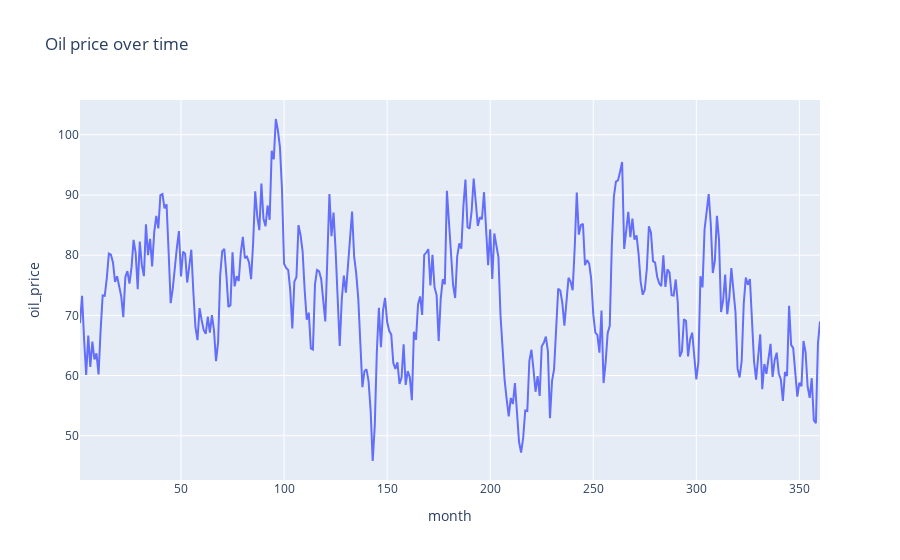
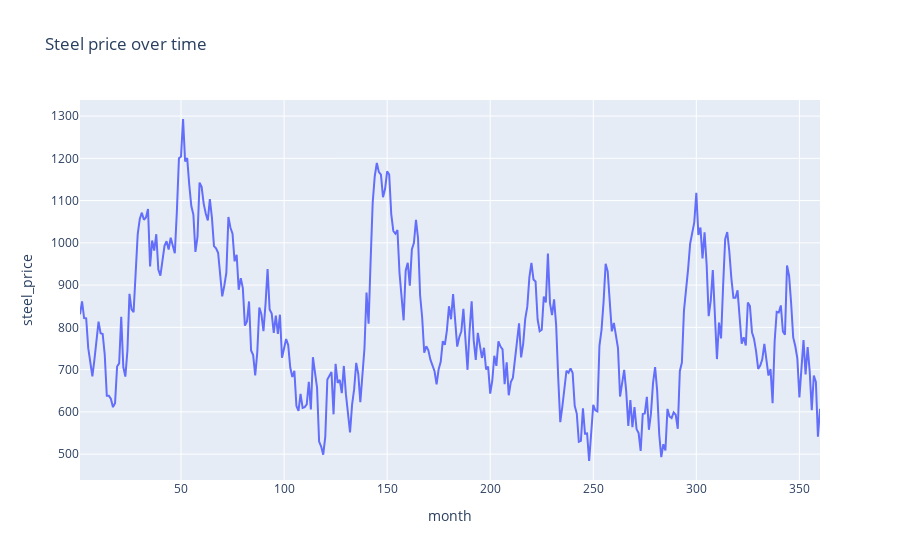
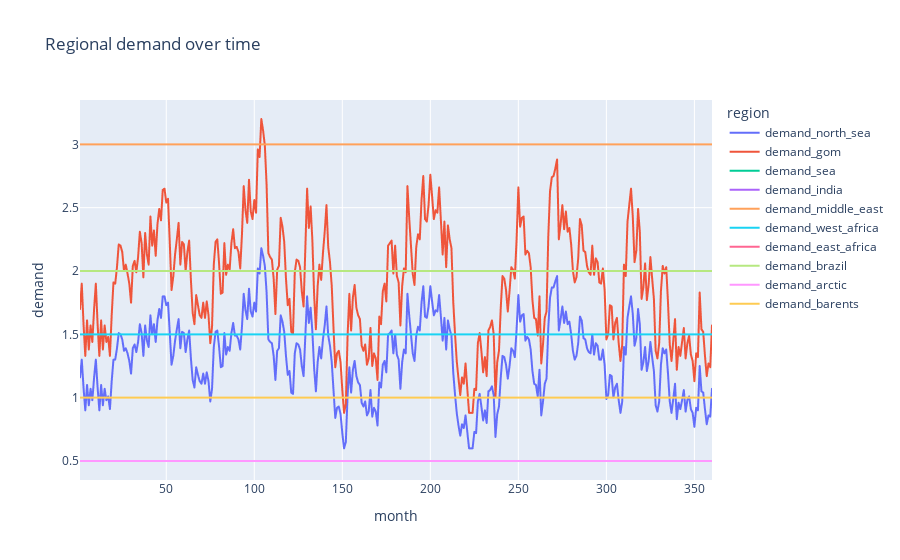
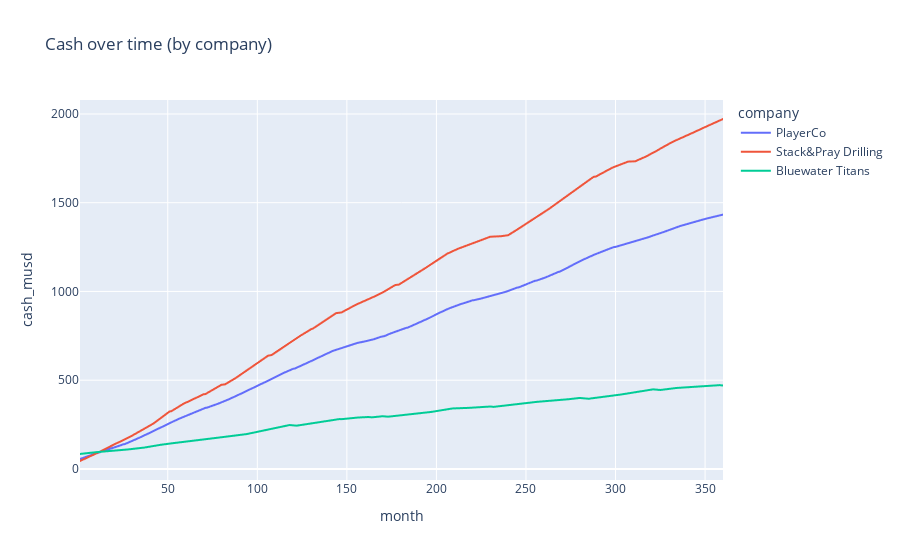

Write notebook code for charts like these, in order.
### Code cell
# Ensure types
df["month"] = df["month"].astype(int)
for c in ["oil_price", "steel_price", "cash_musd"] + ["demand_north_sea", "demand_gom", "demand_sea", "demand_india", "demand_middle_east", "demand_west_africa", "demand_east_africa", "demand_brazil", "demand_arctic", "demand_barents"]:

    df[c] = pd.to_numeric(df[c], errors="coerce")

# Derived metrics
df["rigs_total"] = df["rigs_active"] + df["rigs_warm"] + df["rigs_cold"]
df["utilisation"] = np.where(df["rigs_total"] > 0, df["rigs_active"] / df["rigs_total"], np.nan)

# Market table (unique per month)
market = (
    df[["month", "oil_price", "steel_price"] + ["demand_north_sea", "demand_gom", "demand_sea", "demand_india", "demand_middle_east", "demand_west_africa", "demand_east_africa", "demand_brazil", "demand_arctic", "demand_barents"]]
    .drop_duplicates()
    .sort_values("month")
)

# Latest snapshot per company
latest = df.sort_values("month").groupby("company").tail(1).sort_values("cash_musd", ascending=False)

# ================
# CHARTS
# ================

# 1) Oil price over time
fig = px.line(market, x="month", y="oil_price", title="Oil price over time")
fig.show()

# Steel price over time
fig = px.line(market, x="month", y="steel_price", title="Steel price over time")
fig.show()

# 2) Demand over time (both regions)
m2 = market.melt(id_vars=["month"], value_vars=["demand_north_sea", "demand_gom", "demand_sea", "demand_india", "demand_middle_east", "demand_west_africa", "demand_east_africa", "demand_brazil", "demand_arctic", "demand_barents"], var_name="region", value_name="demand")
fig = px.line(m2, x="month", y="demand", color="region", title="Regional demand over time")
fig.show()

# 3) Company cash over time
fig = px.line(df, x="month", y="cash_musd", color="company", title="Cash over time (by company)")
fig.show()

# 4) Cash indexed to 100 at first month (growth view)
base = df.sort_values("month").groupby("company").first().reset_index()[["company", "cash_musd"]].rename(columns={"cash_musd": "cash0"})
df_idx = df.merge(base, on="company", how="left")
df_idx["cash_index"] = 100 * df_idx["cash_musd"] / df_idx["cash0"]
fig = px.line(df_idx, x="month", y="cash_index", color="company", title="Cash indexed (start = 100)")
fig.show()

# 5) Utilisation over time
fig = px.line(df, x="month", y="utilisation", color="company", title="Utilisation over time (active / total rigs)")
fig.update_yaxes(tickformat=".0%")
fig.show()

# 6) Fleet state counts over time (stacked area per company)
long_rigs = df.melt(
    id_vars=["month", "company"],
    value_vars=["rigs_active", "rigs_warm", "rigs_cold"],
    var_name="state",
    value_name="count",
)
fig = px.area(
    long_rigs,
    x="month",
    y="count",
    color="state",
    facet_row="company",
    title="Fleet state over time (stacked, per company)",
)
fig.for_each_annotation(lambda a: a.update(text=a.text.split("=")[-1]))
fig.show()

# 7) End-of-sim cash bar chart
fig = px.bar(latest, x="company", y="cash_musd", title="End-of-sim cash ($m) by company")
fig.show()

# 8) Scatter: oil price vs demand (lag intuition)
fig = px.scatter(market, x="oil_price", y="demand_north_sea", title="Oil price vs Demand (North Sea)", trendline="ols")
fig.show()
fig = px.scatter(market, x="oil_price", y="demand_gom", title="Oil price vs Demand (GOM)", trendline="ols")
fig.show()

# 9) Scatter: demand vs cash (per company)
fig = px.scatter(
    df,
    x="demand_gom",
    y="cash_musd",
    color="company",
    title="Cash vs Demand (GOM) by company",
)
fig.show()

# 10) Heatmap: cash by company & month
pivot_cash = df.pivot_table(index="company", columns="month", values="cash_musd", aggfunc="mean")
fig = px.imshow(
    pivot_cash,
    aspect="auto",
    title="Heatmap: cash ($m) by company (rows) and month (columns)",
)
fig.show()

# 11) Rolling volatility of oil (3-month rolling std)
market2 = market.copy()
market2["oil_roll_std_3"] = market2["oil_price"].rolling(3).std()
fig = px.line(market2, x="month", y="oil_roll_std_3", title="Oil price volatility (3-month rolling std)")
fig.show()

# 12) Rolling cash change (delta) per company
df_delta = df.sort_values(["company", "month"]).copy()
df_delta["cash_delta"] = df_delta.groupby("company")["cash_musd"].diff()
fig = px.line(df_delta, x="month", y="cash_delta", color="company", title="Monthly cash change ($m)")
fig.show()

# 13) Distribution: monthly cash change
fig = px.histogram(df_delta.dropna(subset=["cash_delta"]), x="cash_delta", color="company", barmode="overlay",
                   title="Distribution of monthly cash changes ($m)")
fig.show()

# 14) Rank over time: who’s leading in cash?
ranks = df.copy()
ranks["rank"] = ranks.groupby("month")["cash_musd"].rank(ascending=False, method="dense")
fig = px.line(ranks, x="month", y="rank", color="company", title="Cash rank over time (1 = richest)")
fig.update_yaxes(autorange="reversed", dtick=1)
fig.show()

print("✅ Loaded rows:", len(df))
print("✅ Companies:", df['company'].nunique())
print("✅ Months:", df['month'].nunique())

### Figure 1 — Plotly figure (JSON) as saved in the notebook; plotly's stock layout.template omitted (floating-point values rounded to 4 significant figures; data arrays with more than 128 entries replaced by an {"elided": "..."} marker saying what was removed)
{"data": [{"hovertemplate": "month=%{x}<br>oil_price=%{y}<extra></extra>", "legendgroup": "", "line": {"color": "#636efa", "dash": "solid"}, "marker": {"symbol": "circle"}, "mode": "lines", "name": "", "orientation": "v", "showlegend": false, "type": "scatter", "x": {"elided": "360 int values"}, "xaxis": "x", "y": {"elided": "360 float values"}, "yaxis": "y"}], "layout": {"legend": {"tracegroupgap": 0}, "title": {"text": "Oil price over time"}, "xaxis": {"anchor": "y", "domain": [0, 1], "title": {"text": "month"}}, "yaxis": {"anchor": "x", "domain": [0, 1], "title": {"text": "oil_price"}}}}

### Figure 2 — Plotly figure (JSON) as saved in the notebook; plotly's stock layout.template omitted (floating-point values rounded to 4 significant figures; data arrays with more than 128 entries replaced by an {"elided": "..."} marker saying what was removed)
{"data": [{"hovertemplate": "month=%{x}<br>steel_price=%{y}<extra></extra>", "legendgroup": "", "line": {"color": "#636efa", "dash": "solid"}, "marker": {"symbol": "circle"}, "mode": "lines", "name": "", "orientation": "v", "showlegend": false, "type": "scatter", "x": {"elided": "360 int values"}, "xaxis": "x", "y": {"elided": "360 float values"}, "yaxis": "y"}], "layout": {"legend": {"tracegroupgap": 0}, "title": {"text": "Steel price over time"}, "xaxis": {"anchor": "y", "domain": [0, 1], "title": {"text": "month"}}, "yaxis": {"anchor": "x", "domain": [0, 1], "title": {"text": "steel_price"}}}}

### Figure 3 — Plotly figure (JSON) as saved in the notebook; plotly's stock layout.template omitted (floating-point values rounded to 4 significant figures; data arrays with more than 128 entries replaced by an {"elided": "..."} marker saying what was removed)
{"data": [{"hovertemplate": "region=demand_north_sea<br>month=%{x}<br>demand=%{y}<extra></extra>", "legendgroup": "demand_north_sea", "line": {"color": "#636efa", "dash": "solid"}, "marker": {"symbol": "circle"}, "mode": "lines", "name": "demand_north_sea", "showlegend": true, "type": "scattergl", "x": {"elided": "360 int values"}, "xaxis": "x", "y": {"elided": "360 float values"}, "yaxis": "y"}, {"hovertemplate": "region=demand_gom<br>month=%{x}<br>demand=%{y}<extra></extra>", "legendgroup": "demand_gom", "line": {"color": "#EF553B", "dash": "solid"}, "marker": {"symbol": "circle"}, "mode": "lines", "name": "demand_gom", "showlegend": true, "type": "scattergl", "x": {"elided": "360 int values"}, "xaxis": "x", "y": {"elided": "360 float values"}, "yaxis": "y"}, {"hovertemplate": "region=demand_sea<br>month=%{x}<br>demand=%{y}<extra></extra>", "legendgroup": "demand_sea", "line": {"color": "#00cc96", "dash": "solid"}, "marker": {"symbol": "circle"}, "mode": "lines", "name": "demand_sea", "showlegend": true, "type": "scattergl", "x": {"elided": "360 int values"}, "xaxis": "x", "y": {"elided": "360 float values"}, "yaxis": "y"}, {"hovertemplate": "region=demand_india<br>month=%{x}<br>demand=%{y}<extra></extra>", "legendgroup": "demand_india", "line": {"color": "#ab63fa", "dash": "solid"}, "marker": {"symbol": "circle"}, "mode": "lines", "name": "demand_india", "showlegend": true, "type": "scattergl", "x": {"elided": "360 int values"}, "xaxis": "x", "y": {"elided": "360 float values"}, "yaxis": "y"}, {"hovertemplate": "region=demand_middle_east<br>month=%{x}<br>demand=%{y}<extra></extra>", "legendgroup": "demand_middle_east", "line": {"color": "#FFA15A", "dash": "solid"}, "marker": {"symbol": "circle"}, "mode": "lines", "name": "demand_middle_east", "showlegend": true, "type": "scattergl", "x": {"elided": "360 int values"}, "xaxis": "x", "y": {"elided": "360 float values"}, "yaxis": "y"}, {"hovertemplate": "region=demand_west_africa<br>month=%{x}<br>demand=%{y}<extra></extra>", "legendgroup": "demand_west_africa", "line": {"color": "#19d3f3", "dash": "solid"}, "marker": {"symbol": "circle"}, "mode": "lines", "name": "demand_west_africa", "showlegend": true, "type": "scattergl", "x": {"elided": "360 int values"}, "xaxis": "x", "y": {"elided": "360 float values"}, "yaxis": "y"}, {"hovertemplate": "region=demand_east_africa<br>month=%{x}<br>demand=%{y}<extra></extra>", "legendgroup": "demand_east_africa", "line": {"color": "#FF6692", "dash": "solid"}, "marker": {"symbol": "circle"}, "mode": "lines", "name": "demand_east_africa", "showlegend": true, "type": "scattergl", "x": {"elided": "360 int values"}, "xaxis": "x", "y": {"elided": "360 float values"}, "yaxis": "y"}, {"hovertemplate": "region=demand_brazil<br>month=%{x}<br>demand=%{y}<extra></extra>", "legendgroup": "demand_brazil", "line": {"color": "#B6E880", "dash": "solid"}, "marker": {"symbol": "circle"}, "mode": "lines", "name": "demand_brazil", "showlegend": true, "type": "scattergl", "x": {"elided": "360 int values"}, "xaxis": "x", "y": {"elided": "360 float values"}, "yaxis": "y"}, {"hovertemplate": "region=demand_arctic<br>month=%{x}<br>demand=%{y}<extra></extra>", "legendgroup": "demand_arctic", "line": {"color": "#FF97FF", "dash": "solid"}, "marker": {"symbol": "circle"}, "mode": "lines", "name": "demand_arctic", "showlegend": true, "type": "scattergl", "x": {"elided": "360 int values"}, "xaxis": "x", "y": {"elided": "360 float values"}, "yaxis": "y"}, {"hovertemplate": "region=demand_barents<br>month=%{x}<br>demand=%{y}<extra></extra>", "legendgroup": "demand_barents", "line": {"color": "#FECB52", "dash": "solid"}, "marker": {"symbol": "circle"}, "mode": "lines", "name": "demand_barents", "showlegend": true, "type": "scattergl", "x": {"elided": "360 int values"}, "xaxis": "x", "y": {"elided": "360 float values"}, "yaxis": "y"}], "layout": {"legend": {"title": {"text": "region"}, "tracegroupgap": 0}, "title": {"text": "Regional demand over time"}, "xaxis": {"anchor": "y", "domain": [0, 1], "title": {"text": "month"}}, "yaxis": {"anchor": "x", "domain": [0, 1], "title": {"text": "demand"}}}}

### Figure 4 — Plotly figure (JSON) as saved in the notebook; plotly's stock layout.template omitted (floating-point values rounded to 4 significant figures; data arrays with more than 128 entries replaced by an {"elided": "..."} marker saying what was removed)
{"data": [{"hovertemplate": "company=PlayerCo<br>month=%{x}<br>cash_musd=%{y}<extra></extra>", "legendgroup": "PlayerCo", "line": {"color": "#636efa", "dash": "solid"}, "marker": {"symbol": "circle"}, "mode": "lines", "name": "PlayerCo", "showlegend": true, "type": "scattergl", "x": {"elided": "360 int values"}, "xaxis": "x", "y": {"elided": "360 float values"}, "yaxis": "y"}, {"hovertemplate": "company=Stack&Pray Drilling<br>month=%{x}<br>cash_musd=%{y}<extra></extra>", "legendgroup": "Stack&Pray Drilling", "line": {"color": "#EF553B", "dash": "solid"}, "marker": {"symbol": "circle"}, "mode": "lines", "name": "Stack&Pray Drilling", "showlegend": true, "type": "scattergl", "x": {"elided": "360 int values"}, "xaxis": "x", "y": {"elided": "360 float values"}, "yaxis": "y"}, {"hovertemplate": "company=Bluewater Titans<br>month=%{x}<br>cash_musd=%{y}<extra></extra>", "legendgroup": "Bluewater Titans", "line": {"color": "#00cc96", "dash": "solid"}, "marker": {"symbol": "circle"}, "mode": "lines", "name": "Bluewater Titans", "showlegend": true, "type": "scattergl", "x": {"elided": "360 int values"}, "xaxis": "x", "y": {"elided": "360 float values"}, "yaxis": "y"}], "layout": {"legend": {"title": {"text": "company"}, "tracegroupgap": 0}, "title": {"text": "Cash over time (by company)"}, "xaxis": {"anchor": "y", "domain": [0, 1], "title": {"text": "month"}}, "yaxis": {"anchor": "x", "domain": [0, 1], "title": {"text": "cash_musd"}}}}
